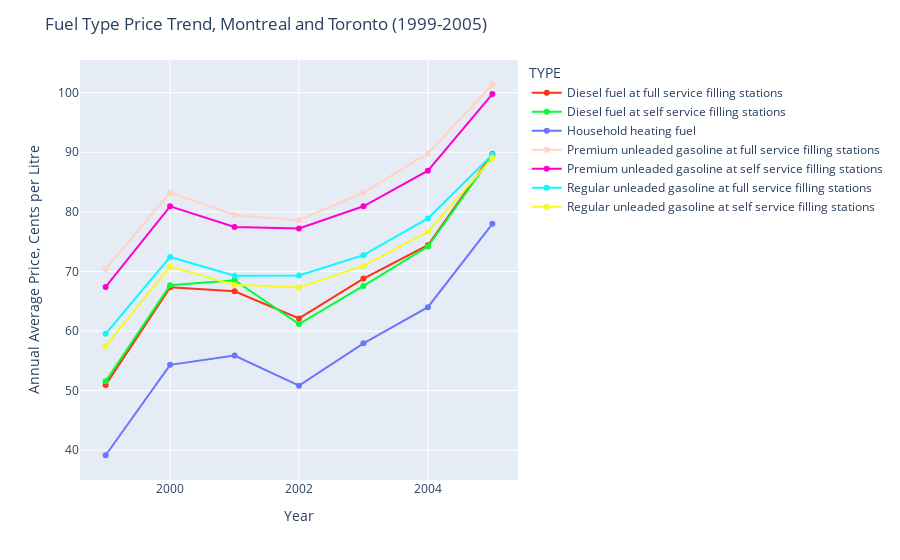

This figure's notebook cell:
### Code cell
# actual plot area
# pass out type_gas var and then set visual parameters
fig = px.line(type_gas,
                   x='Year', y = "Type", 
                   color = "TYPE", color_discrete_sequence=px.colors.qualitative.Light24)
fig.update_traces(mode='markers+lines')
fig.update_layout(
    title="Fuel Type Price Trend, Montreal and Toronto (1999-2005)",
    xaxis_title="Year",
    yaxis_title="Annual Average Price, Cents per Litre")
fig.show()

### Figure 1 — Plotly figure (JSON) as saved in the notebook; plotly's stock layout.template omitted (floating-point values rounded to 4 significant figures)
{"data": [{"hovertemplate": "TYPE=Diesel fuel at full service filling stations<br>Year=%{x}<br>Type=%{y}<extra></extra>", "legendgroup": "Diesel fuel at full service filling stations", "line": {"color": "#FD3216", "dash": "solid"}, "marker": {"symbol": "circle"}, "mode": "markers+lines", "name": "Diesel fuel at full service filling stations", "orientation": "v", "showlegend": true, "type": "scatter", "x": [1999, 2000, 2001, 2002, 2003, 2004, 2005], "xaxis": "x", "y": [50.94, 67.32, 66.67, 62.1, 68.79, 74.39, 89.72], "yaxis": "y"}, {"hovertemplate": "TYPE=Diesel fuel at self service filling stations<br>Year=%{x}<br>Type=%{y}<extra></extra>", "legendgroup": "Diesel fuel at self service filling stations", "line": {"color": "#00FE35", "dash": "solid"}, "marker": {"symbol": "circle"}, "mode": "markers+lines", "name": "Diesel fuel at self service filling stations", "orientation": "v", "showlegend": true, "type": "scatter", "x": [1999, 2000, 2001, 2002, 2003, 2004, 2005], "xaxis": "x", "y": [51.54, 67.68, 68.51, 61.16, 67.56, 74.16, 89.45], "yaxis": "y"}, {"hovertemplate": "TYPE=Household heating fuel<br>Year=%{x}<br>Type=%{y}<extra></extra>", "legendgroup": "Household heating fuel", "line": {"color": "#6A76FC", "dash": "solid"}, "marker": {"symbol": "circle"}, "mode": "markers+lines", "name": "Household heating fuel", "orientation": "v", "showlegend": true, "type": "scatter", "x": [1999, 2000, 2001, 2002, 2003, 2004, 2005], "xaxis": "x", "y": [39.13, 54.31, 55.87, 50.81, 57.92, 63.99, 77.99], "yaxis": "y"}, {"hovertemplate": "TYPE=Premium unleaded gasoline at full service filling stations<br>Year=%{x}<br>Type=%{y}<extra></extra>", "legendgroup": "Premium unleaded gasoline at full service filling stations", "line": {"color": "#FED4C4", "dash": "solid"}, "marker": {"symbol": "circle"}, "mode": "markers+lines", "name": "Premium unleaded gasoline at full service filling stations", "orientation": "v", "showlegend": true, "type": "scatter", "x": [1999, 2000, 2001, 2002, 2003, 2004, 2005], "xaxis": "x", "y": [70.42, 83.21, 79.47, 78.59, 83.25, 89.81, 101.3], "yaxis": "y"}, {"hovertemplate": "TYPE=Premium unleaded gasoline at self service filling stations<br>Year=%{x}<br>Type=%{y}<extra></extra>", "legendgroup": "Premium unleaded gasoline at self service filling stations", "line": {"color": "#FE00CE", "dash": "solid"}, "marker": {"symbol": "circle"}, "mode": "markers+lines", "name": "Premium unleaded gasoline at self service filling stations", "orientation": "v", "showlegend": true, "type": "scatter", "x": [1999, 2000, 2001, 2002, 2003, 2004, 2005], "xaxis": "x", "y": [67.39, 80.93, 77.46, 77.2, 80.93, 86.91, 99.78], "yaxis": "y"}, {"hovertemplate": "TYPE=Regular unleaded gasoline at full service filling stations<br>Year=%{x}<br>Type=%{y}<extra></extra>", "legendgroup": "Regular unleaded gasoline at full service filling stations", "line": {"color": "#0DF9FF", "dash": "solid"}, "marker": {"symbol": "circle"}, "mode": "markers+lines", "name": "Regular unleaded gasoline at full service filling stations", "orientation": "v", "showlegend": true, "type": "scatter", "x": [1999, 2000, 2001, 2002, 2003, 2004, 2005], "xaxis": "x", "y": [59.52, 72.42, 69.28, 69.3, 72.73, 78.89, 89.6], "yaxis": "y"}, {"hovertemplate": "TYPE=Regular unleaded gasoline at self service filling stations<br>Year=%{x}<br>Type=%{y}<extra></extra>", "legendgroup": "Regular unleaded gasoline at self service filling stations", "line": {"color": "#F6F926", "dash": "solid"}, "marker": {"symbol": "circle"}, "mode": "markers+lines", "name": "Regular unleaded gasoline at self service filling stations", "orientation": "v", "showlegend": true, "type": "scatter", "x": [1999, 2000, 2001, 2002, 2003, 2004, 2005], "xaxis": "x", "y": [57.48, 70.82, 67.77, 67.31, 70.92, 76.65, 89.02], "yaxis": "y"}], "layout": {"legend": {"title": {"text": "TYPE"}, "tracegroupgap": 0}, "margin": {"t": 60}, "title": {"text": "Fuel Type Price Trend, Montreal and Toronto (1999-2005)"}, "xaxis": {"anchor": "y", "domain": [0, 1], "title": {"text": "Year"}}, "yaxis": {"anchor": "x", "domain": [0, 1], "title": {"text": "Annual Average Price, Cents per Litre"}}}}
